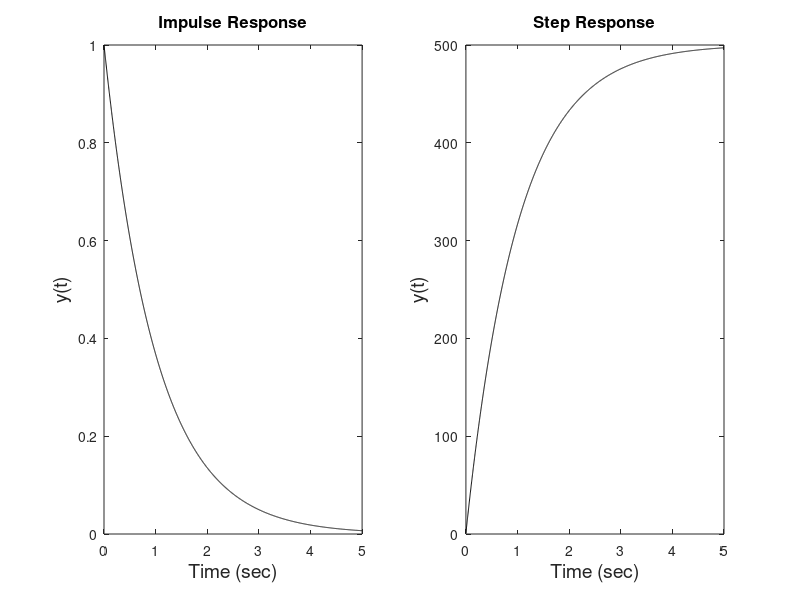

Source code (MATLAB):
% Example 2.12 Construct an array containing the impulse response of a 
%  first-order process.  The impulse response of a first-order process 
%  is given by the equation: h(t) =  e-t/? (scaled for unit amplitude).  
%  Assume a sampling frequency of 500 Hz and a time constant, ?, of 1 sec. 
%  Use convolution to find the response of this system to a unit step input.
%
clear all; close all;
fs = 500;                   % Sample frequency
N = 2500;                   % Construct 5 seconds worth of data
t = (0:N-1)/fs;              % Time vector 0 to 5 
tau = 1;                    % Time constant
h = exp(-t./tau);           % Construct impulse response
x = ones(1,N);              % Construct step stimulus
y = conv(x,h);              % Get output (convolution)
subplot(1,2,1);
plot(t,h,'k');              % Plot impulse response
xlabel('Time (sec)','FontSize',14); ylabel('y(t)','FontSize',14);
title('Impulse Response','FontSize',12);
subplot(1,2,2);
plot(t,y(1:N),'k');         % Plot the step response
xlabel('Time (sec)','FontSize',14); ylabel('y(t)','FontSize',14);
title('Step Response','FontSize',12);
%
